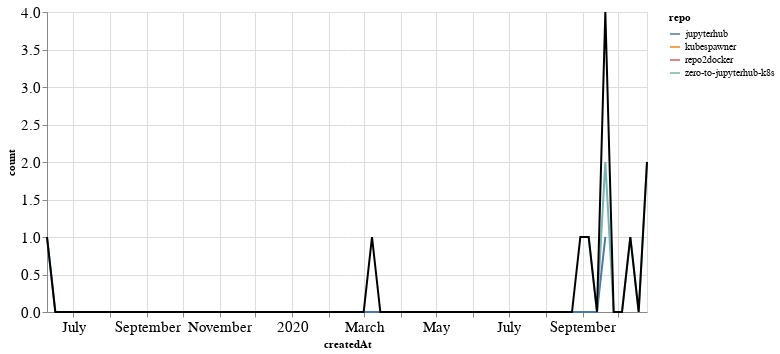

The code cell stored with this chart in its notebook:
### Markdown cell above
## PRs

### Code cell
prs_time = prs.groupby('repo').resample('W', on='createdAt').count()['author'].reset_index()
prs_time = prs_time.rename(columns={'author': 'count'})
prs_time_total = prs_time.groupby('createdAt').agg({"count": "sum"}).reset_index()

ch1 = alt.Chart(prs_time, width=600).mark_line().encode(
    x='createdAt',
    y='count',
    color='repo',
    tooltip="repo"
)

ch2 = alt.Chart(prs_time_total, width=600).mark_line(color="black").encode(
    x='createdAt',
    y='count',
)

ch1 + ch2

### Figure 1 — Vega-Lite specification as saved in the notebook (floating-point values rounded to 4 significant figures)
{"config": {"axisLeft": {"labelFontSize": 15}, "axisBottom": {"labelFontSize": 15}}, "layer": [{"data": {"name": "data-24f56cba8dad6f7fbc1cc5cd0c1f52f8"}, "mark": "line", "encoding": {"color": {"type": "nominal", "field": "repo"}, "tooltip": {"type": "nominal", "field": "repo"}, "x": {"type": "temporal", "field": "createdAt"}, "y": {"type": "quantitative", "field": "count"}}, "width": 600}, {"data": {"name": "data-daa5666c87245879b13726dbcdd4fa03"}, "mark": {"type": "line", "color": "black"}, "encoding": {"x": {"type": "temporal", "field": "createdAt"}, "y": {"type": "quantitative", "field": "count"}}, "width": 600}], "$schema": "https://vega.github.io/schema/vega-lite/v4.8.1.json", "datasets": {"data-24f56cba8dad6f7fbc1cc5cd0c1f52f8": [{"repo": "jupyterhub", "createdAt": "2019-06-09T00:00:00", "count": 1}, {"repo": "jupyterhub", "createdAt": "2019-06-16T00:00:00", "count": 0}, {"repo": "jupyterhub", "createdAt": "2019-06-23T00:00:00", "count": 0}, {"repo": "jupyterhub", "createdAt": "2019-06-30T00:00:00", "count": 0}, {"repo": "jupyterhub", "createdAt": "2019-07-07T00:00:00", "count": 0}, {"repo": "jupyterhub", "createdAt": "2019-07-14T00:00:00", "count": 0}, {"repo": "jupyterhub", "createdAt": "2019-07-21T00:00:00", "count": 0}, {"repo": "jupyterhub", "createdAt": "2019-07-28T00:00:00", "count": 0}, {"repo": "jupyterhub", "createdAt": "2019-08-04T00:00:00", "count": 0}, {"repo": "jupyterhub", "createdAt": "2019-08-11T00:00:00", "count": 0}, {"repo": "jupyterhub", "createdAt": "2019-08-18T00:00:00", "count": 0}, {"repo": "jupyterhub", "createdAt": "2019-08-25T00:00:00", "count": 0}, {"repo": "jupyterhub", "createdAt": "2019-09-01T00:00:00", "count": 0}, {"repo": "jupyterhub", "createdAt": "2019-09-08T00:00:00", "count": 0}, {"repo": "jupyterhub", "createdAt": "2019-09-15T00:00:00", "count": 0}, {"repo": "jupyterhub", "createdAt": "2019-09-22T00:00:00", "count": 0}, {"repo": "jupyterhub", "createdAt": "2019-09-29T00:00:00", "count": 0}, {"repo": "jupyterhub", "createdAt": "2019-10-06T00:00:00", "count": 0}, {"repo": "jupyterhub", "createdAt": "2019-10-13T00:00:00", "count": 0}, {"repo": "jupyterhub", "createdAt": "2019-10-20T00:00:00", "count": 0}, {"repo": "jupyterhub", "createdAt": "2019-10-27T00:00:00", "count": 0}, {"repo": "jupyterhub", "createdAt": "2019-11-03T00:00:00", "count": 0}, {"repo": "jupyterhub", "createdAt": "2019-11-10T00:00:00", "count": 0}, {"repo": "jupyterhub", "createdAt": "2019-11-17T00:00:00", "count": 0}, {"repo": "jupyterhub", "createdAt": "2019-11-24T00:00:00", "count": 0}, {"repo": "jupyterhub", "createdAt": "2019-12-01T00:00:00", "count": 0}, {"repo": "jupyterhub", "createdAt": "2019-12-08T00:00:00", "count": 0}, {"repo": "jupyterhub", "createdAt": "2019-12-15T00:00:00", "count": 0}, {"repo": "jupyterhub", "createdAt": "2019-12-22T00:00:00", "count": 0}, {"repo": "jupyterhub", "createdAt": "2019-12-29T00:00:00", "count": 0}, {"repo": "jupyterhub", "createdAt": "2020-01-05T00:00:00", "count": 0}, {"repo": "jupyterhub", "createdAt": "2020-01-12T00:00:00", "count": 0}, {"repo": "jupyterhub", "createdAt": "2020-01-19T00:00:00", "count": 0}, {"repo": "jupyterhub", "createdAt": "2020-01-26T00:00:00", "count": 0}, {"repo": "jupyterhub", "createdAt": "2020-02-02T00:00:00", "count": 0}, {"repo": "jupyterhub", "createdAt": "2020-02-09T00:00:00", "count": 0}, {"repo": "jupyterhub", "createdAt": "2020-02-16T00:00:00", "count": 0}, {"repo": "jupyterhub", "createdAt": "2020-02-23T00:00:00", "count": 0}, {"repo": "jupyterhub", "createdAt": "2020-03-01T00:00:00", "count": 0}, {"repo": "jupyterhub", "createdAt": "2020-03-08T00:00:00", "count": 0}, {"repo": "jupyterhub", "createdAt": "2020-03-15T00:00:00", "count": 0}, {"repo": "jupyterhub", "createdAt": "2020-03-22T00:00:00", "count": 0}, {"repo": "jupyterhub", "createdAt": "2020-03-29T00:00:00", "count": 0}, {"repo": "jupyterhub", "createdAt": "2020-04-05T00:00:00", "count": 0}, {"repo": "jupyterhub", "createdAt": "2020-04-12T00:00:00", "count": 0}, {"repo": "jupyterhub", "createdAt": "2020-04-19T00:00:00", "count": 0}, {"repo": "jupyterhub", "createdAt": "2020-04-26T00:00:00", "count": 0}, {"repo": "jupyterhub", "createdAt": "2020-05-03T00:00:00", "count": 0}, {"repo": "jupyterhub", "createdAt": "2020-05-10T00:00:00", "count": 0}, {"repo": "jupyterhub", "createdAt": "2020-05-17T00:00:00", "count": 0}, {"repo": "jupyterhub", "createdAt": "2020-05-24T00:00:00", "count": 0}, {"repo": "jupyterhub", "createdAt": "2020-05-31T00:00:00", "count": 0}, {"repo": "jupyterhub", "createdAt": "2020-06-07T00:00:00", "count": 0}, {"repo": "jupyterhub", "createdAt": "2020-06-14T00:00:00", "count": 0}, {"repo": "jupyterhub", "createdAt": "2020-06-21T00:00:00", "count": 0}, {"repo": "jupyterhub", "createdAt": "2020-06-28T00:00:00", "count": 0}, {"repo": "jupyterhub", "createdAt": "2020-07-05T00:00:00", "count": 0}, {"repo": "jupyterhub", "createdAt": "2020-07-12T00:00:00", "count": 0}, {"repo": "jupyterhub", "createdAt": "2020-07-19T00:00:00", "count": 0}, {"repo": "jupyterhub", "createdAt": "2020-07-26T00:00:00", "count": 0}, {"repo": "jupyterhub", "createdAt": "2020-08-02T00:00:00", "count": 0}, {"repo": "jupyterhub", "createdAt": "2020-08-09T00:00:00", "count": 0}, {"repo": "jupyterhub", "createdAt": "2020-08-16T00:00:00", "count": 0}, {"repo": "jupyterhub", "createdAt": "2020-08-23T00:00:00", "count": 0}, {"repo": "jupyterhub", "createdAt": "2020-08-30T00:00:00", "count": 0}, {"repo": "jupyterhub", "createdAt": "2020-09-06T00:00:00", "count": 0}, {"repo": "jupyterhub", "createdAt": "2020-09-13T00:00:00", "count": 0}, {"repo": "jupyterhub", "createdAt": "2020-09-20T00:00:00", "count": 1}, {"repo": "kubespawner", "createdAt": "2020-09-20T00:00:00", "count": 1}, {"repo": "repo2docker", "createdAt": "2020-03-08T00:00:00", "count": 1}, {"repo": "zero-to-jupyterhub-k8s", "createdAt": "2020-08-30T00:00:00", "count": 1}, {"repo": "zero-to-jupyterhub-k8s", "createdAt": "2020-09-06T00:00:00", "count": 1}, {"repo": "zero-to-jupyterhub-k8s", "createdAt": "2020-09-13T00:00:00", "count": 0}, {"repo": "zero-to-jupyterhub-k8s", "createdAt": "2020-09-20T00:00:00", "count": 2}, {"repo": "zero-to-jupyterhub-k8s", "createdAt": "2020-09-27T00:00:00", "count": 0}, {"repo": "zero-to-jupyterhub-k8s", "createdAt": "2020-10-04T00:00:00", "count": 0}, {"repo": "zero-to-jupyterhub-k8s", "createdAt": "2020-10-11T00:00:00", "count": 1}, {"repo": "zero-to-jupyterhub-k8s", "createdAt": "2020-10-18T00:00:00", "count": 0}, {"repo": "zero-to-jupyterhub-k8s", "createdAt": "2020-10-25T00:00:00", "count": 2}], "data-daa5666c87245879b13726dbcdd4fa03": [{"createdAt": "2019-06-09T00:00:00", "count": 1}, {"createdAt": "2019-06-16T00:00:00", "count": 0}, {"createdAt": "2019-06-23T00:00:00", "count": 0}, {"createdAt": "2019-06-30T00:00:00", "count": 0}, {"createdAt": "2019-07-07T00:00:00", "count": 0}, {"createdAt": "2019-07-14T00:00:00", "count": 0}, {"createdAt": "2019-07-21T00:00:00", "count": 0}, {"createdAt": "2019-07-28T00:00:00", "count": 0}, {"createdAt": "2019-08-04T00:00:00", "count": 0}, {"createdAt": "2019-08-11T00:00:00", "count": 0}, {"createdAt": "2019-08-18T00:00:00", "count": 0}, {"createdAt": "2019-08-25T00:00:00", "count": 0}, {"createdAt": "2019-09-01T00:00:00", "count": 0}, {"createdAt": "2019-09-08T00:00:00", "count": 0}, {"createdAt": "2019-09-15T00:00:00", "count": 0}, {"createdAt": "2019-09-22T00:00:00", "count": 0}, {"createdAt": "2019-09-29T00:00:00", "count": 0}, {"createdAt": "2019-10-06T00:00:00", "count": 0}, {"createdAt": "2019-10-13T00:00:00", "count": 0}, {"createdAt": "2019-10-20T00:00:00", "count": 0}, {"createdAt": "2019-10-27T00:00:00", "count": 0}, {"createdAt": "2019-11-03T00:00:00", "count": 0}, {"createdAt": "2019-11-10T00:00:00", "count": 0}, {"createdAt": "2019-11-17T00:00:00", "count": 0}, {"createdAt": "2019-11-24T00:00:00", "count": 0}, {"createdAt": "2019-12-01T00:00:00", "count": 0}, {"createdAt": "2019-12-08T00:00:00", "count": 0}, {"createdAt": "2019-12-15T00:00:00", "count": 0}, {"createdAt": "2019-12-22T00:00:00", "count": 0}, {"createdAt": "2019-12-29T00:00:00", "count": 0}, {"createdAt": "2020-01-05T00:00:00", "count": 0}, {"createdAt": "2020-01-12T00:00:00", "count": 0}, {"createdAt": "2020-01-19T00:00:00", "count": 0}, {"createdAt": "2020-01-26T00:00:00", "count": 0}, {"createdAt": "2020-02-02T00:00:00", "count": 0}, {"createdAt": "2020-02-09T00:00:00", "count": 0}, {"createdAt": "2020-02-16T00:00:00", "count": 0}, {"createdAt": "2020-02-23T00:00:00", "count": 0}, {"createdAt": "2020-03-01T00:00:00", "count": 0}, {"createdAt": "2020-03-08T00:00:00", "count": 1}, {"createdAt": "2020-03-15T00:00:00", "count": 0}, {"createdAt": "2020-03-22T00:00:00", "count": 0}, {"createdAt": "2020-03-29T00:00:00", "count": 0}, {"createdAt": "2020-04-05T00:00:00", "count": 0}, {"createdAt": "2020-04-12T00:00:00", "count": 0}, {"createdAt": "2020-04-19T00:00:00", "count": 0}, {"createdAt": "2020-04-26T00:00:00", "count": 0}, {"createdAt": "2020-05-03T00:00:00", "count": 0}, {"createdAt": "2020-05-10T00:00:00", "count": 0}, {"createdAt": "2020-05-17T00:00:00", "count": 0}, {"createdAt": "2020-05-24T00:00:00", "count": 0}, {"createdAt": "2020-05-31T00:00:00", "count": 0}, {"createdAt": "2020-06-07T00:00:00", "count": 0}, {"createdAt": "2020-06-14T00:00:00", "count": 0}, {"createdAt": "2020-06-21T00:00:00", "count": 0}, {"createdAt": "2020-06-28T00:00:00", "count": 0}, {"createdAt": "2020-07-05T00:00:00", "count": 0}, {"createdAt": "2020-07-12T00:00:00", "count": 0}, {"createdAt": "2020-07-19T00:00:00", "count": 0}, {"createdAt": "2020-07-26T00:00:00", "count": 0}, {"createdAt": "2020-08-02T00:00:00", "count": 0}, {"createdAt": "2020-08-09T00:00:00", "count": 0}, {"createdAt": "2020-08-16T00:00:00", "count": 0}, {"createdAt": "2020-08-23T00:00:00", "count": 0}, {"createdAt": "2020-08-30T00:00:00", "count": 1}, {"createdAt": "2020-09-06T00:00:00", "count": 1}, {"createdAt": "2020-09-13T00:00:00", "count": 0}, {"createdAt": "2020-09-20T00:00:00", "count": 4}, {"createdAt": "2020-09-27T00:00:00", "count": 0}, {"createdAt": "2020-10-04T00:00:00", "count": 0}, {"createdAt": "2020-10-11T00:00:00", "count": 1}, {"createdAt": "2020-10-18T00:00:00", "count": 0}, {"createdAt": "2020-10-25T00:00:00", "count": 2}]}}
